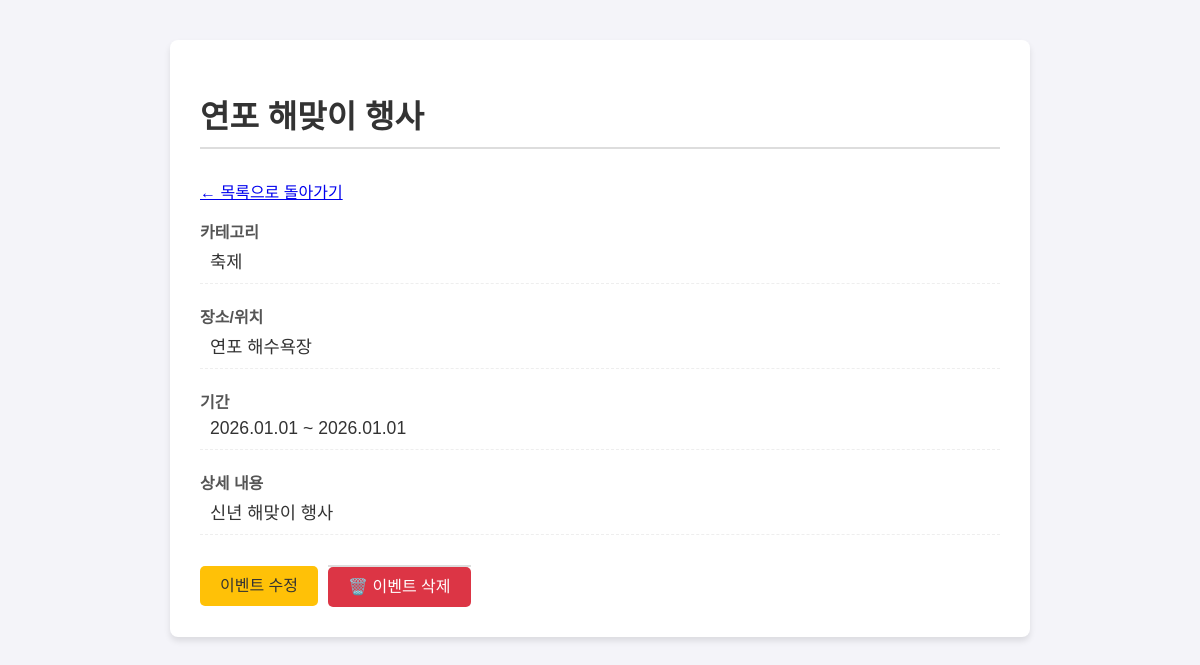
Page /140 on the committed database.
### app.py (models this page shows, shortened)
class Event(db.Model):
    __tablename__ = 'event'
    event_id = db.Column(db.Integer, primary_key=True)
    title = db.Column(db.String(100), nullable=False)
    description = db.Column(db.Text, nullable=True)
    location = db.Column(db.String(100), nullable=False)
    start_date = db.Column(db.Date, nullable=False)
    end_date = db.Column(db.Date, nullable=False)
    category_id = db.Column(db.Integer, db.ForeignKey('category.category_id'), nullable=False)

class Category(db.Model):
    __tablename__ = 'category'
    category_id = db.Column(db.Integer, primary_key=True)
    category_name = db.Column(db.String(50), unique=True, nullable=False)
    events = db.relationship('Event', backref='category', lazy=True)

### app.py (the view, shortened to what this page needs)
@app.route('/<int:event_id>', methods=['GET', 'POST'])
def event_detail(event_id):
    event = Event.query.get_or_404(event_id)
    categories = Category.query.all()
    if request.method == 'GET':
        return render_template('detail.html', event=event, categories=categories)

### templates/detail.html (shortened to what this page needs)
<!DOCTYPE html>
<html lang="ko">
<head>
</head>
<body>
    <div class="container">
        <h1>{{ event.title }}</h1>
        <p><a href="{{ url_for('event_list') }}">← 목록으로 돌아가기</a></p>
        <div class="display-mode" id="display-content">
            <div class="detail-group">
                <label>카테고리</label>
                <p>{{ event.category.category_name }}</p>
            </div>
            <div class="detail-group">
                <label>장소/위치</label>
                <p>{{ event.location }}</p>
            </div>
            <div class="detail-group">
                <label>기간</label>
                <p>{{ event.start_date.strftime('%Y.%m.%d') }} ~ {{ event.end_date.strftime('%Y.%m.%d') }}</p>
            </div>
            <div class="detail-group">
                <label>상세 내용</label>
                <p>{{ event.description or '상세 내용이 없습니다.' }}</p>
            </div>
        </div>
        <div class="button-group">
            <button class="btn btn-toggle" id="toggle-button" onclick="toggleEditMode()">이벤트 수정</button>
            <form id="delete-form" method="POST" action="{{ url_for('event_delete', event_id=event.event_id) }}">
                <button type="button" onclick="confirmDelete()" class="btn btn-delete">🗑️ 이벤트 삭제</button>
            </form>
        </div>
    </div>
</body>
</html>

### templates/detail.html (style rules this page uses)
body { font-family: sans-serif; margin: 40px; background-color: #f4f4f9; }
.container { max-width: 800px; margin: auto; background: white; padding: 30px; border-radius: 8px; box-shadow: 0 4px 6px rgba(0, 0, 0, 0.1); }
h1 { color: #333; border-bottom: 2px solid #ddd; padding-bottom: 10px; margin-bottom: 30px; }
.detail-group { margin-bottom: 20px; padding-bottom: 10px; border-bottom: 1px dashed #eee; }
.detail-group label { font-weight: bold; color: #555; display: block; margin-bottom: 5px; }
.detail-group p { margin: 0; padding-left: 10px; font-size: 1.1em; color: #333; }
form { margin-top: 30px; padding-top: 20px; border-top: 2px solid #ddd; }
label { display: block; margin-top: 15px; font-weight: bold; color: #555; }
.button-group { margin-top: 30px; display: flex; gap: 10px; align-items: center; }
.btn { padding: 10px 20px; border: none; border-radius: 5px; cursor: pointer; font-size: 16px; text-decoration: none; text-align: center; height: 40px; line-height: 20px; box-sizing: border-box; white-space: nowrap; }
.btn-toggle { background-color: #ffc107; color: #333; }
.btn-delete { background-color: #dc3545; color: white; }
#delete-form { display: inline-block; margin: 0; padding: 0; }

### rows in the picture
Event: title "연포 해맞이 행사", location "연포 해수욕장", start_date "2026.01.01", end_date "2026.01.01", description "신년 해맞이 행사"
Category: category.category_name "축제"
